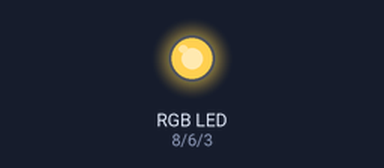
The sketch below on a simulated Arduino Uno, built with avr-gcc and run on an emulated ATmega328P. Shown: an RGB LED mixed from three pins (HIGH = lit). Dim RGB values are drawn brighter than linear.

Above: at 5.26 s.
At 22.34 s:
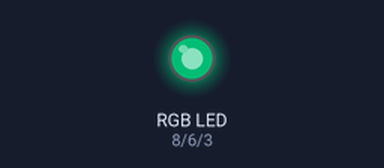
At 39.6 s:
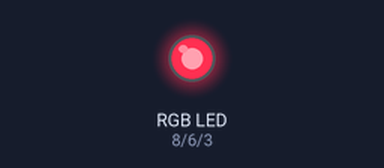
Timing chart, 0 to 40.0 s (numbered marks = the images above):
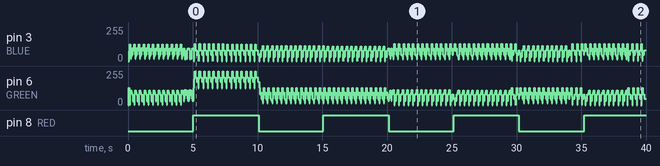

Measured:
- by itself, pin 8 (RED): alternates HIGH for 5.0 s and LOW for 5.0 s

The sketch:

16_Binary_Semaphore.ino
```cpp
#include <Arduino_FreeRTOS.h>
#include "semphr.h"


#define RED     8
#define GREEN   6
#define BLUE    3


typedef int TaskProfiler;
TaskProfiler REDTaskProfiler;
TaskProfiler GREENTaskProfiler;
TaskProfiler BLUETaskProfiler;

// Semaphore Handle
SemaphoreHandle_t s_BinarySemaphore;

//milli seconds to ticks
TickType_t delaymsTotick = pdMS_TO_TICKS(5000);

void setup() {
  // put your setup code here, to run once:

  pinMode(RED, OUTPUT);
  pinMode(GREEN, OUTPUT);
  pinMode(BLUE, OUTPUT);

  s_BinarySemaphore = xSemaphoreCreateBinary();


  xTaskCreate(REDTask, "Red LED Controller", 100, NULL, 1, NULL);
  xTaskCreate(GREENTask, "Green LED Controller", 100, NULL, 1, NULL);
  xTaskCreate(BLUETask, "Blue LED Controller", 100, NULL, 1, NULL);

}


void REDTask(void *pvParameters){

  xSemaphoreGive(s_BinarySemaphore);
  while(1){
      vTaskDelay(delaymsTotick);
      xSemaphoreTake(s_BinarySemaphore, delaymsTotick);
      digitalWrite(RED, digitalRead(RED)^1);
      xSemaphoreGive(s_BinarySemaphore);
      //vTaskDelay(delaymsTotick);
  }

}

void GREENTask(void *pvParameters){


  while(1){
      xSemaphoreTake(s_BinarySemaphore, delaymsTotick);
      digitalWrite(GREEN, digitalRead(GREEN)^1);
      xSemaphoreGive(s_BinarySemaphore);
      //vTaskDelay(delaymsTotick);
  }


}

void BLUETask(void *pvParameters){


  while(1){
      xSemaphoreTake(s_BinarySemaphore, delaymsTotick);
      digitalWrite(BLUE, digitalRead(BLUE)^1);
      xSemaphoreGive(s_BinarySemaphore);
      //vTaskDelay(delaymsTotick);
  }


}


void loop() {
  // put your main code here, to run repeatedly:

}
```
